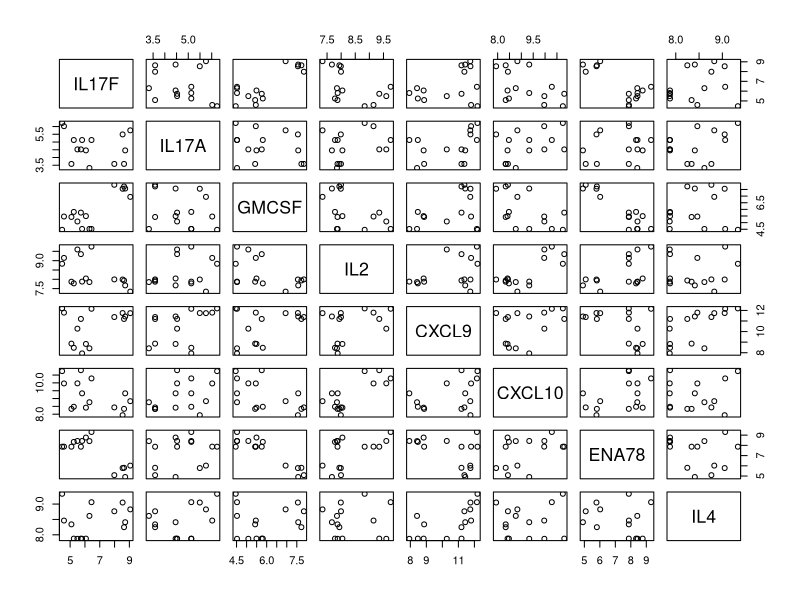
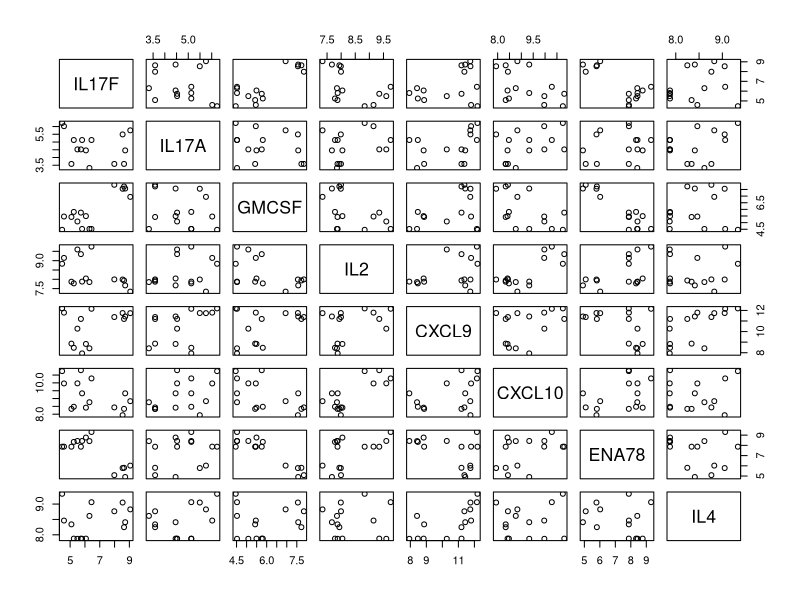
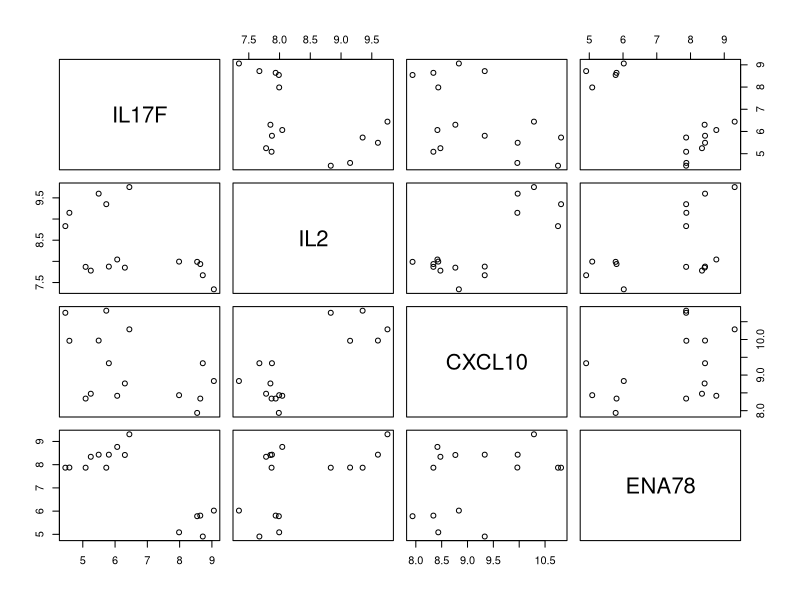
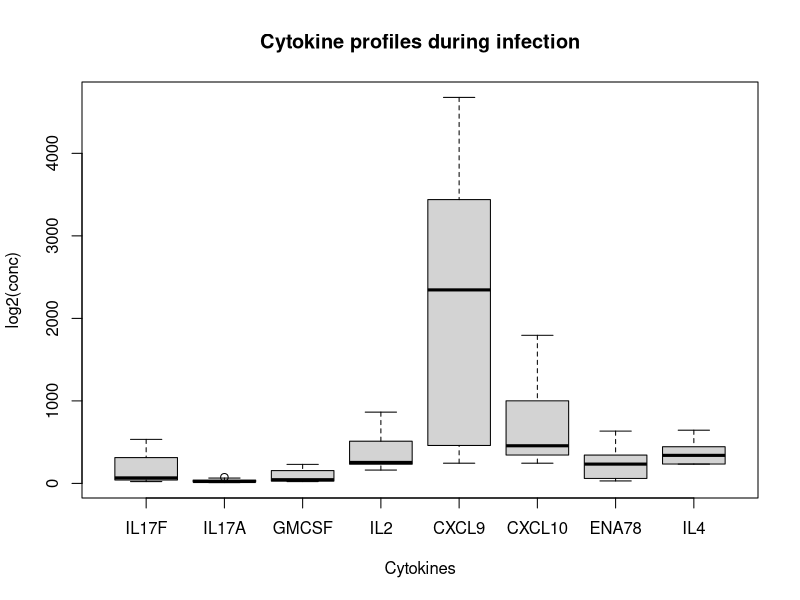
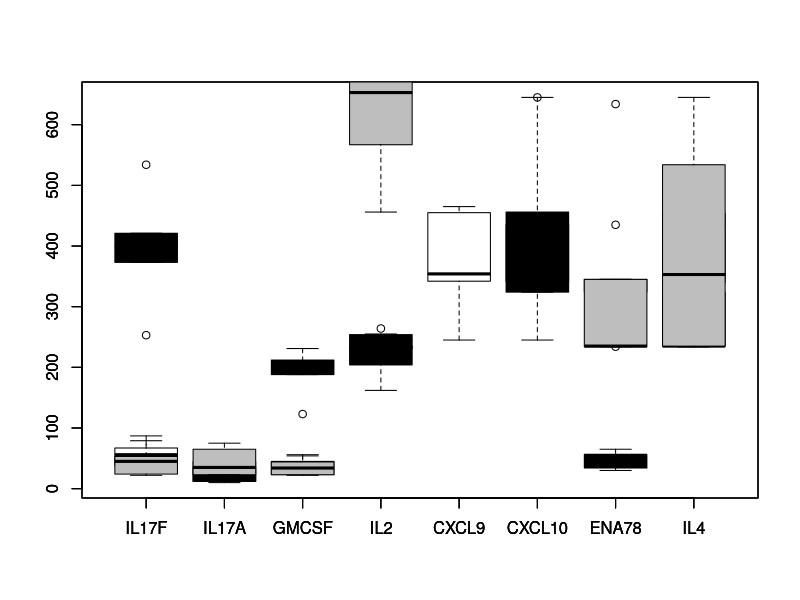
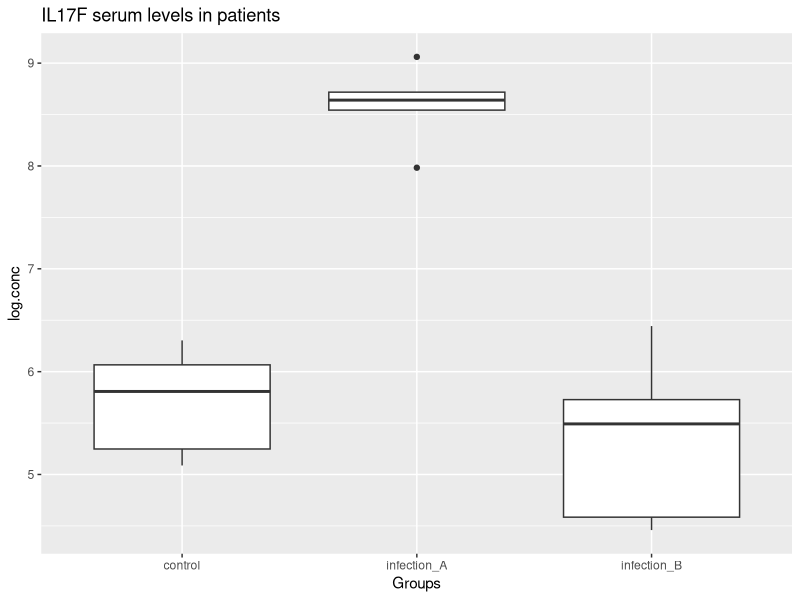
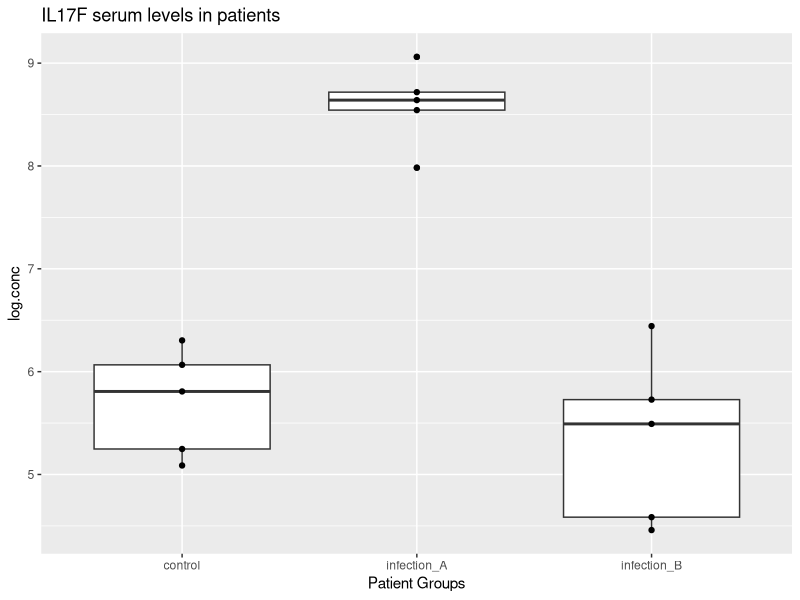
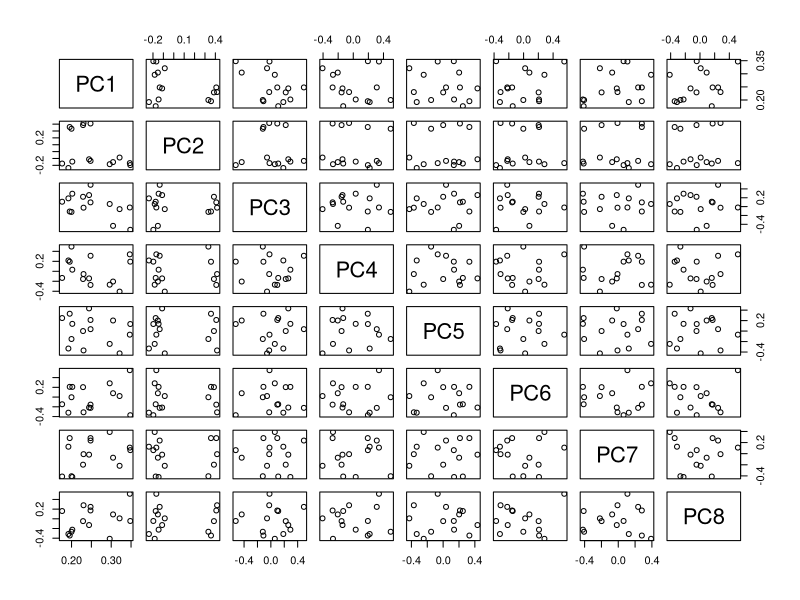

The R script that drew these images, in order: (Note: this script raises an error after producing the figures.)
# Multivariate Analysis of Cytokines in Two Patient Groups ----------------

# Example Dataset saved as "cytokines.csv"
setwd("~/Documents/r_scripts/R-wehi_3hr")

# Import Data
cytokines <- read.csv(file="data/cytokines_3groups.csv", header = TRUE)

# transform dataset e.g. log2
log2cytokines <- log2(cytokines[,-c(1,2)])

# generate final data.frame
cytokines.df <- data.frame(cytokines[,c(1:2)], log2cytokines)

# Identify groups (control,infected)
groups <- cytokines.df$group
groups[grep("control", groups)] <- "control"
groups[grep("infection_A", groups)] <- "infection_A"
groups[grep("infection_B", groups)] <- "infection_B"
groups <- factor(groups)

# Identify cytokines as one factor with 8 levels
cyto8 <- colnames(cytokines.df[,-c(1,2)])
cyto8 <- factor(cyto8)

# ANOVA
fit <- lapply(1:dim(log2cytokines)[2], function(i){
  aov(log2cytokines[,i] ~ groups)
})
names(fit) <- colnames(cytokines[, -c(1:2)])
fit

# Plot Data
pairs(cytokines.df[,-c(1,2)])
# example(pairs)
pairs(cytokines.df[,-c(1,2)], pch = 21, bg = c("white","black","grey")[unclass(cytokines$group)])
pairs(cytokines.df[,c("IL17F","IL2","CXCL10","ENA78")], pch = 21, bg = c("white","black","grey")[unclass(cytokines$group)])

boxplot(cytokines[,-c(1,2)],xlab = "Cytokines", ylab ="log2(conc)", main = "Cytokine profiles during infection")

boxplot(subset(cytokines[,-c(1,2)], groups == "control"), col = "white")
boxplot(subset(cytokines[,-c(1,2)], groups == "infection_A"), col = "black", add = TRUE)
boxplot(subset(cytokines[,-c(1,2)], groups == "infection_B"), col = "grey", add = TRUE)

# Graphics with ggplot2
library(ggplot2)

# qplot()
qplot(factor(groups), cytokines.df$IL17F, geom = "boxplot", ylab = "log.conc", xlab = "Groups", main = "IL17F serum levels in patients")
# overlay point on boxplot
qplot(factor(groups), cytokines.df$IL17F, geom = c("boxplot","point"), ylab = "log.conc", xlab = "Patient Groups", main = "IL17F serum levels in patients")

# multiple cytokines in one display
###### still to do!
#### qplot(data = cytokines.df, aes(x = cyto8, y = cytokines.df, color = groups))
#ggplot(aes(y = boxthis, x = f2, fill = f1), data = df)
#(position = position_dodge(width = .9))

## Optional Analysis
# transpose dataset for principal component analysis
tcytokines.df <- t(cytokines.df[,-c(1,2)])
colnames(tcytokines.df) <- cytokines$group
cytokines.pca <- prcomp(tcytokines.df)
pairs(cytokines.pca$rotation)
plot(cytokines.pca$rotation[,1], cytokines.pca$rotation[,2])














boxplot(subset(Cytokines[,-c(1,2)], groups == "Control"), col = "dark green", xlab = "Cytokines", ylab ="log2(conc)", main = "Cytokine profiles during X infection")
boxplot(subset(Cytokines[,-c(1,2)], groups == "Infected"), col = "orange", add = TRUE)

#help(boxplot)
#example(boxplot)






# PART 2: Hands-On Session ------------------------------------------------





# Functions ---------------------------------------------------------------
# call a funtion by using its name(), e.g.
sum(2, 3, 5)
# store results by assigning a function to a variable, e.g.
x <- sum(2,3,5)
x

# Getting Help ------------------------------------------------------------
help(sum)
example(sum)

# Vectors -----------------------------------------------------------------
# vector values must be the same type e.g. all numbers
# variable x with numbers between 2 and 4 (again using similar format to excel)
x <- 2:4
# variable y with numbers 3, 6, 8 (using 'c' to 'concatenate'/'combine')
y <- c(3,6,8)
# perform operation on a vector, e.g.
y
2 * y
# add two vectors together
x + y
# compare vectors
x < y
x == c(2, 5, 10)

# extract individual values from vectors using [position], e.g.
celltypes <- c('B cells', 'T cells', 'Neutrophils', 'Monocytes')
celltypes[3]

# new values can be assigned to an existing vector, e.g.
celltypes[2] <- "CD4 T cells"

# add more values to the end of a vector
celltypes[5] <- "CD8 T cells"

# retrieve values from vector
celltypes[3:4]

# assign names to vector values, e.g
y
names(y) <- c("DCs", "monocytes", "macrophages")
y
# retrieve values using names()
y["monocytes"]


# Barplots ---------------------------------------------------------
infiltrating.cells <- c(30, 50, 120)
names(infiltrating.cells) <- c('T cells', 'B cells', 'Neutrophils')
barplot(infiltrating.cells)
# can full cutomize graph output (e.g. adjust size of text, add titles, change colors of bars, etc) - see help(barplots)
barplot(infiltrating.cells, main = "Infiltrating Cells", col = rainbow(20), cex.main = 1.8, cex.names = 1.5, cex.axis = 1.4, font = 1)


# Scatter Plots -----------------------------------------------------------
x <- c(1, 3, 4, 6, 7, 10, 15, 16, 20, 30, 42, 55, 56, 64)
y <- sqrt(x)
plot(x,y)
help("plot")
# again, you can fully customize your plot e.g. change from points to stairs
plot (x,y, type = "s")
# or change colors of points
plot(x,y, type = "s", col = 'blue')
help("plot")
# see also par() for more info on graphical parameters
par()


# Matrices ----------------------------------------------------------------
# Add the number 1:15 to matrix with 5 rows x 3 columns
matrix(data=1:15, nrow = 5, ncol = 3)
# also can be done,
x <- 1:15
matrix(x,5,3)
# you can also re-shape a vector into a new matrix
dim(x) <- c(3,5)
x

# Accessing values from Matrix
x
x[2,3]   # row 2, column 3

# can assign new values within a matrix
x[2,3] <- 20
x

#retrieve entire row
x[2,]
# or column
x[,3]


# Factors -----------------------------------------------------------------
# Use the 'factor' function to group data into categories
# e.g. to organise cell.type data collected from tumors
tumors <- c('Neut', 'Macs', 'B cells', 'T cells')
cell.types <- factor(tumors)

# factors helps you to see the number of unique 'Levels'
tumors
cell.types
levels(cell.types)


# Dataframes --------------------------------------------------------------
cell.types
cell.numbers <- c(100, 200, 20, 30)
identification.marker <- c('Ly6G','F4/80', 'B220', 'CD3')
tumor.infiltrating.immune.cells <- data.frame(cell.types, cell.numbers, identification.marker)
tumor.infiltrating.immune.cells

# retrieve columns
tumor.infiltrating.immune.cells[[2]]
tumor.infiltrating.immune.cells[["cell.numbers"]]
# quickest way is to use '$'
tumor.infiltrating.immune.cells$cell.numbers


